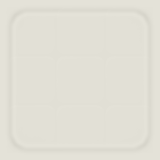
#> input picture art/street/board_clock_floor_1.png, 160 x 160 px; its folder holds 4 pictures in this run
$ python pack_street.py
#> lines starting #> are read from the running program, lines starting #| are printed output that depends on the picture
"""Packs the street's art into what the game draws (REVAMP_PLAN.md section 10).

Reads Codex's painted sources in art/street/ and writes assets/street/:

- atlas.png and atlas.json: every upright cut-out (houses, doors, windows, trees, bushes, lamp, fence, planter, padlock,
  clouds, sun, the cast's bodies and hats), trimmed to its alpha and scaled by SCALE, plus the small shapes the game
  needs and draws no better itself (the cast's face parts, the current door's glow, the door plaque, stars and a contact
  shadow), drawn here at four times their size and scaled down. One texture, so the map's props batch into a few draw
  calls (MATH.md section 25). atlas.json gives each piece's box and base point in atlas pixels, and each house's door
  and windows.
- ui.png and ui.json: the screens' pieces (buttons, icons, pills, slots, the start card, the sign, the bunting), kept
  whole on their own page so their nine-slice margins and layout points stay in source pixels, as Codex recorded them.
- town.png and town.json: what the rewards bring to the street and its moments (the families' houses, the windmill's
  sails, the plot and its signs, the marble folk and their props, the finish ribbon and its halves, fireworks and the
  parcel's flaps), trimmed and indexed as the atlas is, its houses with their door and windows. A page of its own, so
  the street's atlas keeps its room.
- rooms.png and rooms.json: the shop's stall, awning, counter and trays, and Settings' arch, bow, panel, rows, tabs and
  toggles, kept whole with their nine-slice records, as the UI page keeps its pieces. Loaded only when a room opens.
- play_backdrop.png, win_backdrop.png, gift_backdrop.png, shop_backdrop.png and settings_backdrop.png, with their
  `_wide` versions: whole screens, each its own texture.
- grass.png, road.png, hills.png and sky.png, which the map tiles or stretches.

A piece drawn here is a stand-in: once Codex paints one of the same name, the painted one is used.

Run: python3 tools/pack_street.py
"""
import json
import math
from pathlib import Path

from PIL import Image, ImageDraw, ImageFilter

ROOT = Path(__file__).resolve().parent.parent
SRC = ROOT / "art" / "street"
OUT = ROOT / "assets" / "street"
SIZE = (2048, 4096)
UI_SIZE = (2048, 3072)
TOWN_SIZE = (2048, 2048)
ROOMS_SIZE = (2048, 3072)
PAD = 4
# The rewards' pieces, which go on the town page, and the rooms' pieces, which go on theirs. Checked before UI, so the
# finish ribbon's pieces are the town's and the card's ribbon stays the UI page's.
TOWN = ("milestone_", "folk_", "prop_", "ribbon_finish", "ribbon_half_", "firework_", "plot_sign_", "parcel_flaps_")
ROOMS = ("shop_", "settings_", "toggle_")
# The screens' pieces, which go on the UI page, and the whole-screen backdrops.
UI = ("button_", "card_", "icon_", "pill_", "ribbon", "sign_", "slot_", "star_big", "rays", "sparks",
      "confetti_", "title_", "front_", "grass_front", "coin")
BACKDROPS = tuple(name + wide for name in ("play_backdrop", "win_backdrop", "gift_backdrop", "shop_backdrop",
                                           "settings_backdrop") for wide in ("", "_wide"))
SKIP = ("grass_tile", "road_tile", "hills", "sky")
# The houses whose records (base, door, windows) are read from their JSON, and the windmill's sails' hub on its house,
# in its source pixels (Codex, the final windmill).
HOUSES = ("house_", "milestone_bakery", "milestone_windmill", "milestone_clock_tower", "milestone_tree_house")
HUBS = {"milestone_windmill": (386, 235)}
# The parcel's flaps turn about their shared hinge, in their source pixels.
HINGE = (208, 111)
# The finish ribbon's halves sit at these x on the whole ribbon's canvas, so each is drawn from the whole one's base.
RIBBON_HALVES = {"ribbon_half_left": 0, "ribbon_half_right": 340}
# Soft pieces that lose nothing packed smaller: their share of full size. ui.json records it, and the game draws them
# back at full size.
UI_SCALE = {"rays": 0.5}
# Painted pieces that take over a stand-in's name in the game.
ALIAS = {"star_small": "star", "star_small_empty": "star_dim", "star_big_empty": "star_big_dim"}
# Pieces whose base point is their centre rather than their foot. A folk prop's centre is where it attaches, and its
# JSON gives that point's offset from the body's centre.
CENTRED = ("door_", "window_", "padlock", "cloud", "sun", "marble_", "parcel_lid", "parcel_bow", "plaque", "star",
           "knocker", "folk_", "prop_", "firework_", "milestone_windmill_sails")
# Atlas pixels per source pixel. At 1 the houses keep all of Codex's detail, since the street shows them about as wide
# as they were painted. The game imports the atlas VRAM-compressed, about 11 MB with its mipmaps.
SCALE = 1.0
SKY_SCALE = 0.5
# The drawn pieces were first sized for houses at 0.6, and grow with them.
GROW = SCALE / 0.6
# A cut-out's base point sits this far above its source canvas's bottom edge (the brief's rule).
BASE_MARGIN = 16
COLOURS = ["red", "teal", "yellow", "purple"]
BODY = {"red": (255, 107, 107), "teal": (34, 181, 166), "yellow": (255, 176, 32), "purple": (123, 108, 246)}
# The cast's body diameter in the atlas: Codex's 232 px ball at SCALE.
BODY_PX = round(232 * SCALE)
SS = 4
INK = (43, 34, 40, 255)


def trim(im: Image.Image, anchor: tuple[float, float]) -> tuple[Image.Image, tuple[float, float]]:
    box = im.getchannel("A").getbbox() or (0, 0, im.width, im.height)
    x0, y0, x1, y1 = max(box[0] - 2, 0), max(box[1] - 2, 0), min(box[2] + 2, im.width), min(box[3] + 2, im.height)
    return im.crop((x0, y0, x1, y1)), (anchor[0] - x0, anchor[1] - y0)


def scaled(im: Image.Image, factor: float) -> Image.Image:
    return im.resize((max(1, round(im.width * factor)), max(1, round(im.height * factor))), Image.Resampling.LANCZOS)


def canvas(w: int, h: int, colour: tuple = (0, 0, 0)) -> tuple[Image.Image, ImageDraw.ImageDraw]:
    im = Image.new("RGBA", (w * SS, h * SS), colour[:3] + (0,))
    return im, ImageDraw.Draw(im)


def done(im: Image.Image, w: int, h: int) -> Image.Image:
    return im.resize((w, h), Image.Resampling.LANCZOS)


def ellipse(d: ImageDraw.ImageDraw, cx: float, cy: float, rx: float, ry: float, fill: tuple) -> None:
    d.ellipse([(cx - rx) * SS, (cy - ry) * SS, (cx + rx) * SS, (cy + ry) * SS], fill=fill)


def arc(d: ImageDraw.ImageDraw, cx: float, cy: float, rx: float, ry: float, start: float, end: float, width: float,
        fill: tuple) -> None:
    d.arc([(cx - rx) * SS, (cy - ry) * SS, (cx + rx) * SS, (cy + ry) * SS], start, end, fill=fill,
          width=max(1, round(width * SS)))


def star_points(cx: float, cy: float, r: float) -> list[tuple[float, float]]:
    pts = []
    for i in range(10):
        a = -math.pi / 2 + i * math.pi / 5
        rr = r if i % 2 == 0 else r * 0.47
        pts.append(((cx + rr * math.cos(a)) * SS, (cy + rr * math.sin(a)) * SS))
    return pts


def drawn_pieces() -> dict[str, tuple[Image.Image, tuple[float, float]]]:
    """The shapes drawn here, each with its base point (for face parts and badges, their centre)."""
    out = {}
    d_body = BODY_PX
    # Eyes: the concepts' black ovals with one glint, a happy closed arc, and a sleepy line.
    w, h = round(d_body * 0.16), round(d_body * 0.22)
    im, d = canvas(w, h)
    ellipse(d, w / 2, h / 2, w * 0.42, h * 0.45, INK)
    ellipse(d, w * 0.36, h * 0.3, w * 0.13, w * 0.13, (255, 255, 255, 235))
    out["eye"] = (done(im, w, h), (w / 2, h / 2))
    w, h = round(d_body * 0.18), round(d_body * 0.12)
    im, d = canvas(w, h)
    arc(d, w / 2, h * 0.95, w * 0.36, h * 0.6, 200, 340, d_body * 0.035, INK)
    out["eye_happy"] = (done(im, w, h), (w / 2, h / 2))
    im, d = canvas(w, h)
    arc(d, w / 2, h * 0.15, w * 0.36, h * 0.45, 20, 160, d_body * 0.032, INK)
    out["eye_closed"] = (done(im, w, h), (w / 2, h / 2))
    # Mouths: a small smile, a wide grin, an open laugh, and a little "o".
    w, h = round(d_body * 0.3), round(d_body * 0.16)
    im, d = canvas(w, h)
    arc(d, w / 2, h * 0.1, w * 0.3, h * 0.55, 25, 155, d_body * 0.032, INK)
    out["mouth_smile"] = (done(im, w, h), (w / 2, h / 2))
    im, d = canvas(w, h)
    arc(d, w / 2, h * 0.0, w * 0.4, h * 0.75, 20, 160, d_body * 0.036, INK)
    out["mouth_grin"] = (done(im, w, h), (w / 2, h / 2))
    w, h = round(d_body * 0.28), round(d_body * 0.2)
    im, d = canvas(w, h)
    d.chord([w * 0.12 * SS, -h * 0.55 * SS, w * 0.88 * SS, h * 0.92 * SS], 0, 180, fill=(92, 30, 38, 255))
    ellipse(d, w / 2, h * 0.72, w * 0.18, h * 0.14, (238, 120, 128, 255))
    out["mouth_laugh"] = (done(im, w, h), (w / 2, h / 2))
    w, h = round(d_body * 0.14), round(d_body * 0.16)
    im, d = canvas(w, h)
    ellipse(d, w / 2, h / 2, w * 0.36, h * 0.4, (92, 30, 38, 255))
    out["mouth_o"] = (done(im, w, h), (w / 2, h / 2))
    w, h = round(d_body * 0.2), round(d_body * 0.11)
    im, d = canvas(w, h, (255, 120, 140))
    ellipse(d, w / 2, h / 2, w * 0.45, h * 0.42, (255, 120, 140, 90))
    out["blush"] = (done(im, w, h).filter(ImageFilter.GaussianBlur(1)), (w / 2, h / 2))
    # The current door's glow: a soft warm disc and short rounded rays hugging the door's ring (outer radius 62 atlas
    # pixels at 0.6, so 62 GROW now), as round door 12 in the concept.
    g = round(210 * GROW)
    im, d = canvas(g, g, (255, 214, 90))
    for i in range(16, 0, -1):
        ellipse(d, g / 2, g / 2, (56 + i * 2.2) * GROW, (56 + i * 2.2) * GROW, (255, 214, 90, 20))
    for k in range(10):
        a = math.radians(-90 + k * 36 + 18)
        x0, y0 = g / 2 + math.cos(a) * 76 * GROW, g / 2 + math.sin(a) * 76 * GROW
        x1, y1 = g / 2 + math.cos(a) * 96 * GROW, g / 2 + math.sin(a) * 96 * GROW
        d.line([x0 * SS, y0 * SS, x1 * SS, y1 * SS], fill=(255, 205, 60, 235), width=round(9 * GROW * SS))
        ellipse(d, x0, y0, 4.5 * GROW, 4.5 * GROW, (255, 205, 60, 235))
        ellipse(d, x1, y1, 4.5 * GROW, 4.5 * GROW, (255, 205, 60, 235))
    out["glow"] = (done(im, g, g), (g / 2, g / 2))
    # The plaque a solved door wears, and its stars.
    w, h = round(86 * GROW), round(34 * GROW)
    im, d = canvas(w, h, (240, 185, 65))
    r = 10 * GROW
    d.rounded_rectangle([2 * SS, 3 * GROW * SS, (w - 2) * SS, (h - 1) * SS], radius=r * SS, fill=(204, 140, 30, 255))
    d.rounded_rectangle([2 * SS, 1 * SS, (w - 2) * SS, (h - 4 * GROW) * SS], radius=r * SS, fill=(250, 196, 64, 255))
    d.rounded_rectangle([7 * GROW * SS, 4 * GROW * SS, (w - 7 * GROW) * SS, 11 * GROW * SS], radius=5 * GROW * SS,
                        fill=(255, 226, 140, 170))
    out["plaque"] = (done(im, w, h), (w / 2, h / 2))
    for name, fill, rim, s in (("star", (255, 216, 64, 255), (214, 140, 20, 255), round(30 * GROW)),
                               ("star_dim", (255, 246, 230, 150), (220, 200, 180, 150), round(30 * GROW)),
                               ("star_big", (255, 214, 58, 255), (222, 136, 18, 255), 300),
                               ("star_big_dim", (255, 250, 240, 120), (215, 205, 190, 140), 300)):
        im, d = canvas(s, s, fill)
        d.polygon(star_points(s / 2, s / 2 + s * 0.02, s * 0.48), fill=rim)
        d.polygon(star_points(s / 2, s / 2, s * 0.43), fill=fill)
        if s > 100:
            # A glossy highlight on the big stars, as the concept's win stars.
            hi, hd = canvas(s, s, (255, 255, 255))
            hd.polygon(star_points(s / 2 - s * 0.02, s / 2 - s * 0.05, s * 0.3), fill=(255, 255, 255, 120))
            im.alpha_composite(hi.filter(ImageFilter.GaussianBlur(s * SS * 0.03)))
        out[name] = (done(im, s, s), (s / 2, s / 2))
    # Soft rays of light, which turn slowly behind the win's stars.
    s = 720
    im, d = canvas(s, s, (255, 245, 200))
    for k in range(14):
        a = math.radians(k * 360 / 14)
        b = math.radians(k * 360 / 14 + 360 / 28)
        d.polygon([(s / 2 * SS, s / 2 * SS), ((s / 2 + math.cos(a) * s * 0.5) * SS, (s / 2 + math.sin(a) * s * 0.5) * SS),
                   ((s / 2 + math.cos(b) * s * 0.5) * SS, (s / 2 + math.sin(b) * s * 0.5) * SS)],
                  fill=(255, 245, 200, 120))
    mask = Image.new("L", (s * SS, s * SS), 0)
    md = ImageDraw.Draw(mask)
    for i in range(30, 0, -1):
        md.ellipse([(s / 2 - s * 0.5 * i / 30) * SS, (s / 2 - s * 0.5 * i / 30) * SS, (s / 2 + s * 0.5 * i / 30) * SS,
                    (s / 2 + s * 0.5 * i / 30) * SS], fill=round(255 * (1 - i / 30) ** 0.7))
    im.putalpha(Image.composite(im.getchannel("A"), Image.new("L", im.size, 0), mask))
    out["rays"] = (done(im, s, s), (s / 2, s / 2))
    # A soft contact shadow, stretched under anything that stands on the ground.
    w, h = 160, 48
    im, d = canvas(w, h)
    for i in range(10, 0, -1):
        ellipse(d, w / 2, h / 2, w * 0.05 * i, h * 0.05 * i, (40, 60, 20, 16))
    out["shadow"] = (done(im, w, h), (w / 2, h / 2))
    return out


DIGIT_PX = 220
DIGIT_FILL = (255, 243, 223)
# Each digit's advance, in atlas pixels, filled by digit_pieces and written into the index after packing.
ADVANCES: dict[str, float] = {}


def digit_pieces() -> tuple[dict, dict]:
    """The door numbers' digits, set in Baloo 2 at its heaviest and packed with the houses, so a door's number draws in
    the same run as its house instead of breaking the batch with text. Each is centred on its ink, and its advance
    (how far the next digit starts) is kept for setting numbers."""
    from PIL import ImageFont
    font = ImageFont.truetype(str(ROOT / "assets" / "fonts" / "Baloo2.ttf"), DIGIT_PX)
    try:
        font.set_variation_by_axes([800])
    except (OSError, AttributeError):
        pass
    out, advances = {}, {}
    for d in "0123456789":
        x0, y0, x1, y1 = font.getbbox(d)
        w, h = x1 - x0 + 8, y1 - y0 + 8
        im = Image.new("RGBA", (w, h), DIGIT_FILL + (0,))
        ImageDraw.Draw(im).text((4 - x0, 4 - y0), d, font=font, fill=DIGIT_FILL + (255,))
        out["digit_" + d] = (im, (w / 2, h / 2))
        advances["digit_" + d] = round(font.getlength(d), 2)
    return out, advances


def stand_in_body(colour: str) -> Image.Image:
    """A glossy ball for a cast member whose painted body has not arrived."""
    r, g, b = BODY[colour]
    s = BODY_PX
    im, d = canvas(s, s, (r, g, b))
    for i in range(24):
        t = i / 23
        k = 0.78 + 0.32 * t
        c = (min(255, round(r * k)), min(255, round(g * k)), min(255, round(b * k)), 255)
        rr = s * 0.48 * (1 - t * 0.55)
        ellipse(d, s / 2 - s * 0.1 * t, s / 2 - s * 0.12 * t, rr, rr, c)
    ellipse(d, s * 0.36, s * 0.27, s * 0.13, s * 0.08, (255, 255, 255, 170))
    return done(im, s, s)


def collect() -> dict[str, dict]:
    """Every page's pieces, by page: "atlas" and "town" (trimmed cut-outs, with their houses' and pieces' records) and
    "ui" and "rooms" (whole screen pieces, with their layout records)."""
    pages: dict[str, dict] = {page: {"pieces": {}, "meta": {}} for page in ("atlas", "town", "ui", "rooms")}
    for path in sorted(SRC.glob("*.png")):
        source = path.stem
        name = ALIAS.get(source, source)
        if name in SKIP or name in BACKDROPS or name.startswith("faces_"):
            continue
        spec = SRC / (source + ".json")
        data = json.loads(spec.read_text()) if spec.exists() else {}
        im = Image.open(path).convert("RGBA")
#> im is the input picture: PIL image 160x160 RGBA; mean R, G, B, A 225.8, 223.8, 213.8, 255
        whole = "rooms" if name.startswith(ROOMS) else "ui" if name == "bunting" or (
            name.startswith(UI) and not name.startswith(TOWN)) else ""
        if whole:
            if name in UI_SCALE:
                im = scaled(im, UI_SCALE[name])
                data["scale"] = UI_SCALE[name]
            pages[whole]["pieces"][name] = (im, (im.width / 2, im.height / 2))
            pages[whole]["meta"][name] = data
            continue
        page = "town" if name.startswith(TOWN) else "atlas"
        factor = SKY_SCALE if name.startswith(("cloud", "sun")) else SCALE
        meta: dict = {}
        if name.startswith(CENTRED):
            anchor = (im.width / 2, im.height / 2)
        else:
            anchor = (im.width / 2, im.height - BASE_MARGIN)
        if name.startswith(HOUSES) and "base" in data:
            anchor = tuple(data["base"])
            meta = {"house": data}
        elif "base" in data:
            anchor = tuple(data["base"])
        if name.startswith("prop_") and "anchor" in data:
            # Where it sits on a body: its centre's offset from the body's centre, in body pixels.
            meta["offset"] = [round(v * factor, 2) for v in data["anchor"]]
        if name.startswith("parcel_flaps_"):
            anchor = HINGE
        if name in RIBBON_HALVES:
            whole_w = Image.open(SRC / "ribbon_finish.png").width
            anchor = (whole_w / 2 - RIBBON_HALVES[name], im.height - BASE_MARGIN)
        if name in HUBS:
            hx, hy = HUBS[name]
            meta["hub"] = [round((hx - anchor[0]) * factor, 2), round((hy - anchor[1]) * factor, 2)]
        cut, anchor = trim(im, anchor)
#> in trim, `box = im.getchannel("A").getbbox() or (0, 0, im.width, im.height)`: box = (0, 0, 160, 160)
#> in trim, `x0, y0, x1, y1 = max(box[0] - 2, 0), max(box[1] - 2, 0), min(box[2] + ..`: x0 = 0; x1 = 160
        pages[page]["pieces"][name] = (scaled(cut, factor), (anchor[0] * factor, anchor[1] * factor))
#> pass 3 of the loop in collect, `for path in sorted(SRC.glob("*.png")):`:
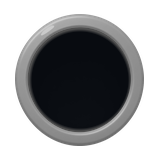
#> input picture art/street/board_clock_hole.png, 160 x 160 px
#> in collect, im is the input picture: PIL image 160x160 RGBA; mean R, G, B, A 71.5, 72.4, 73.9, 132.2
#> in collect, `cut, anchor = trim(im, anchor)`:
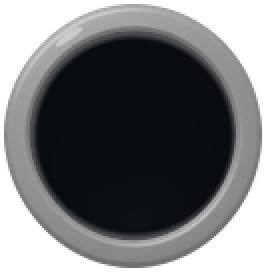
#> cut: PIL image 133x136 RGBA (shown 2 times larger); mean R, G, B, A 68.8, 70.1, 72.2, 187.1; transparent parts drawn white
#> in collect, `cut, anchor = trim(im, anchor)`: anchor = (67, 132)
#> the loop made 4 passes; the first 3 are shown
        if meta:
            meta["factor"] = factor
            pages[page]["meta"][name] = meta
    atlas = pages["atlas"]["pieces"]
#> atlas = 4 items
    for colour in COLOURS:
        if "marble_" + colour not in atlas:
            atlas["marble_" + colour] = (stand_in_body(colour), (BODY_PX / 2, BODY_PX / 2))
#> after the loop, atlas = 8 items
    for name, drawn in drawn_pieces().items():
        if name not in atlas and name not in pages["ui"]["pieces"]:
            atlas[name] = drawn
#> after the loop, atlas = 24 items
    digits, advances = digit_pieces()
#> after the loop in digit_pieces, `for d in "0123456789":`:
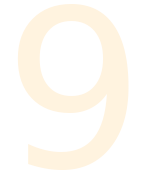
#> im: PIL image 148x174 RGBA; mean R, G, B, A 255, 243, 223, 81.3; transparent parts drawn white
#> after the loop in digit_pieces, `for d in "0123456789":`: advances = 10 items
#> digits = 10 items; advances = 10 items
    atlas.update(digits)
    ADVANCES.update(advances)
    return pages


def cut_records(index: dict, meta: dict) -> None:
    """Writes a cut-out page's records into its index: each house's door and windows from its base point, a sail's
    hub, a prop's offset, all at the page's scale."""
    for name, data in meta.items():
        f = data["factor"]
        if "house" in data:
            house = data["house"]
            bx, by = house["base"]
            if "door" in house:
                cx, cy, r = house["door"]
                index[name]["door"] = [round((cx - bx) * f, 2), round((cy - by) * f, 2), round(r * f, 2)]
            if "windows" in house:
                index[name]["windows"] = [[round((wx - bx) * f, 2), round((wy - by) * f, 2), round(ww * f, 2),
                                           round(wh * f, 2)] for wx, wy, ww, wh in house["windows"]]
        for key in ("hub", "offset"):
            if key in data:
                index[name][key] = data[key]


def pack(pieces: dict, size: tuple[int, int] = SIZE) -> tuple[Image.Image, dict]:
    """A skyline packer: the page's filled outline is kept as a list of steps (x, width, height), and each piece,
    tallest first, goes where its top lands lowest. It fills a page far tighter than rows of shelves do."""
    atlas = Image.new("RGBA", size, (0, 0, 0, 0))
    index = {}
    sky = [[0, size[0], 0]]
    for name, (im, anchor) in sorted(pieces.items(), key=lambda kv: (-kv[1][0].height, -kv[1][0].width, kv[0])):
        w, h = im.width + PAD, im.height + PAD
        best = None
        for i in range(len(sky)):
            x = sky[i][0]
            if x + w > size[0]:
                break
            # The piece rests on the highest step it spans.
            top, span, j = 0, 0, i
            while span < w:
                top = max(top, sky[j][2])
                span += sky[j][1]
                j += 1
            if top + h <= size[1] and (best is None or top < best[1] or (top == best[1] and x < best[0])):
                best = (x, top)
        if best is None:
            raise SystemExit(f"the page is full at {name}")
        x, y = best
        atlas.alpha_composite(im, (x + PAD // 2, y + PAD // 2))
        index[name] = {"rect": [x + PAD // 2, y + PAD // 2, im.width, im.height],
                       "anchor": [round(anchor[0], 2), round(anchor[1], 2)]}
        # The piece's top becomes a new step, cutting the steps it covers.
        steps = []
        for sx, sw, sh in sky:
            if sx + sw <= x or sx >= x + w:
                steps.append([sx, sw, sh])
                continue
            if sx < x:
                steps.append([sx, x - sx, sh])
            if sx + sw > x + w:
                steps.append([x + w, sx + sw - (x + w), sh])
        steps.append([x, w, y + h])
        steps.sort()
        sky = []
        for step in steps:
            if sky and sky[-1][2] == step[2] and sky[-1][0] + sky[-1][1] == step[0]:
                sky[-1][1] += step[1]
            else:
                sky.append(step)
    return atlas, index


def main() -> None:
    OUT.mkdir(parents=True, exist_ok=True)
    pages = collect()
#> pages = 4 items
    sizes = {"atlas": SIZE, "town": TOWN_SIZE, "ui": UI_SIZE, "rooms": ROOMS_SIZE}
    for name, page in pages.items():
        image, index = pack(page["pieces"], sizes[name])
        if name in ("ui", "rooms"):
            for piece, data in page["meta"].items():
                index[piece].update(data)
        else:
            cut_records(index, page["meta"])
        head = {"pieces": index}
        if name == "atlas":
            for piece, advance in ADVANCES.items():
                index[piece]["advance"] = advance
            head.update({"scale": SCALE, "body": BODY_PX})
        image.save(OUT / (name + ".png"), optimize=True)
        (OUT / (name + ".json")).write_text(json.dumps(head, indent=1, sort_keys=True) + "\n")
        used = sum(v["rect"][2] * v["rect"][3] for v in index.values())
        print(f"{name}: packed {len(index)} pieces, {100 * used / sizes[name][0] / sizes[name][1]:.0f}% of the page")
#> this loop made 4 passes
#> (name, used) on passes 1 to 4: ('atlas', 1804672), ('town', 0), ('ui', 0), ('rooms', 0)
#> (printed output is left out)
#> pass 1, in main, `image, index = pack(page["pieces"], sizes[name])`:
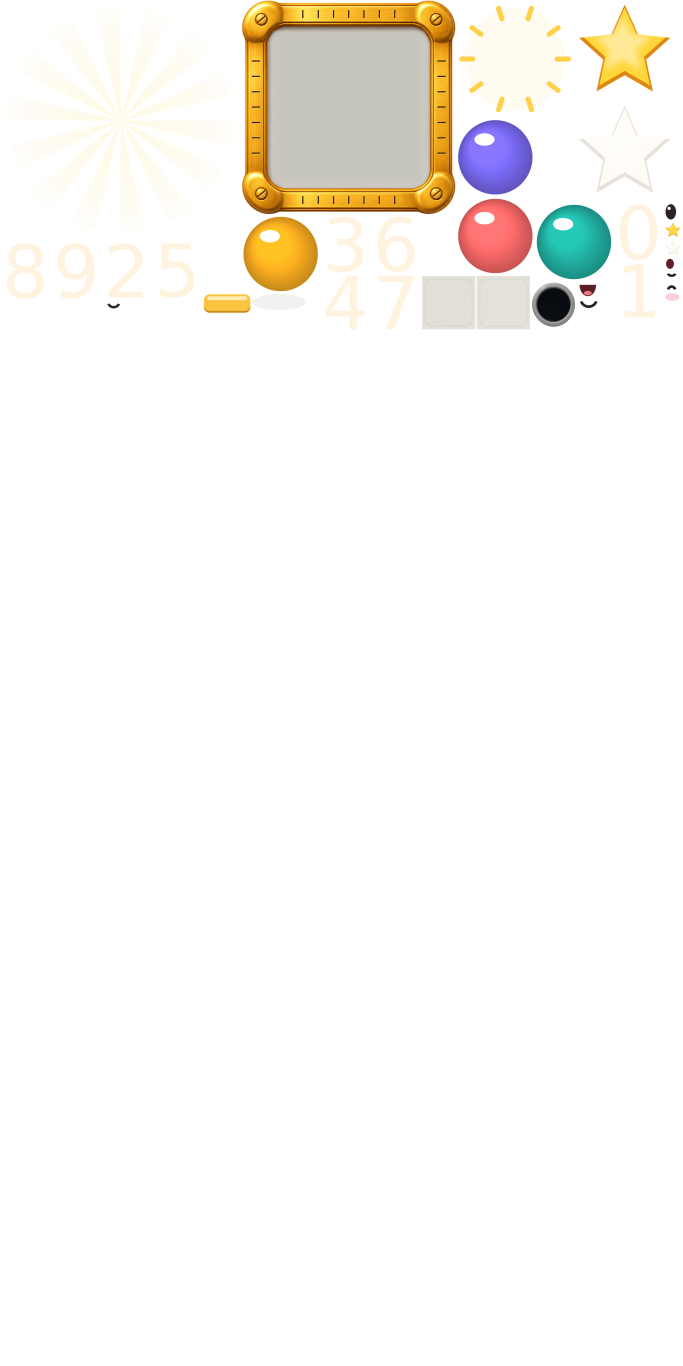
#> image: PIL image 2048x4096 RGBA (shown at 1/3 size); mean R, G, B, A 27.2, 24.6, 18.9, 24; transparent parts drawn white
#> pass 3 of the loop in main, `for name in BACKDROPS:`:
#> the loop made 10 passes; the first 3 are shown
    for name in BACKDROPS:
        if (SRC / (name + ".png")).exists():
            Image.open(SRC / (name + ".png")).convert("RGB").save(OUT / (name + ".png"), optimize=True)
#> (the run stopped early here; a loop or call above may not have finished)
